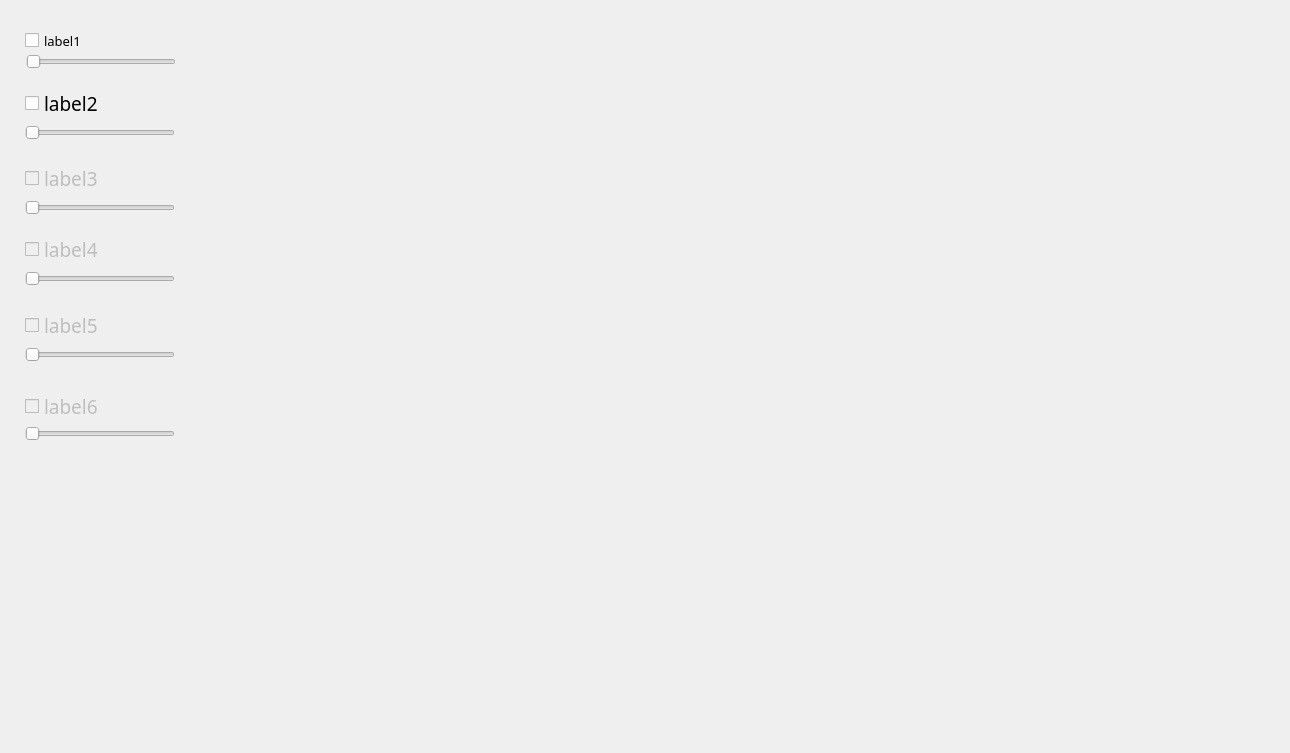
<?xml version="1.0" encoding="UTF-8"?>
<ui version="4.0">
 <class>Form</class>
 <widget class="QWidget" name="Form">
  <property name="geometry">
   <rect>
    <x>0</x>
    <y>0</y>
    <width>1290</width>
    <height>753</height>
   </rect>
  </property>
  <property name="windowTitle">
   <string>Form</string>
  </property>
  <widget class="QCheckBox" name="checkBox1">
   <property name="enabled">
    <bool>true</bool>
   </property>
   <property name="geometry">
    <rect>
     <x>25</x>
     <y>30</y>
     <width>101</width>
     <height>21</height>
    </rect>
   </property>
   <property name="font">
    <font>
     <family>微软雅黑</family>
     <pointsize>10</pointsize>
    </font>
   </property>
   <property name="text">
    <string>label1</string>
   </property>
  </widget>
  <widget class="QSlider" name="horizontalSlider1">
   <property name="enabled">
    <bool>true</bool>
   </property>
   <property name="geometry">
    <rect>
     <x>26</x>
     <y>52</y>
     <width>150</width>
     <height>19</height>
    </rect>
   </property>
   <property name="maximum">
    <number>100</number>
   </property>
   <property name="singleStep">
    <number>1</number>
   </property>
   <property name="orientation">
    <enum>Qt::Horizontal</enum>
   </property>
  </widget>
  <widget class="QSlider" name="horizontalSlider2">
   <property name="enabled">
    <bool>false</bool>
   </property>
   <property name="geometry">
    <rect>
     <x>25</x>
     <y>123</y>
     <width>150</width>
     <height>19</height>
    </rect>
   </property>
   <property name="maximum">
    <number>100</number>
   </property>
   <property name="orientation">
    <enum>Qt::Horizontal</enum>
   </property>
  </widget>
  <widget class="QCheckBox" name="checkBox2">
   <property name="enabled">
    <bool>true</bool>
   </property>
   <property name="geometry">
    <rect>
     <x>25</x>
     <y>93</y>
     <width>101</width>
     <height>21</height>
    </rect>
   </property>
   <property name="font">
    <font>
     <family>微软雅黑</family>
     <pointsize>14</pointsize>
    </font>
   </property>
   <property name="acceptDrops">
    <bool>false</bool>
   </property>
   <property name="text">
    <string>label2</string>
   </property>
   <property name="checkable">
    <bool>true</bool>
   </property>
   <property name="checked">
    <bool>false</bool>
   </property>
   <property name="tristate">
    <bool>false</bool>
   </property>
  </widget>
  <widget class="QSlider" name="horizontalSlider3">
   <property name="enabled">
    <bool>false</bool>
   </property>
   <property name="geometry">
    <rect>
     <x>25</x>
     <y>198</y>
     <width>150</width>
     <height>19</height>
    </rect>
   </property>
   <property name="maximum">
    <number>100</number>
   </property>
   <property name="orientation">
    <enum>Qt::Horizontal</enum>
   </property>
  </widget>
  <widget class="QCheckBox" name="checkBox3">
   <property name="enabled">
    <bool>false</bool>
   </property>
   <property name="geometry">
    <rect>
     <x>25</x>
     <y>168</y>
     <width>101</width>
     <height>21</height>
    </rect>
   </property>
   <property name="font">
    <font>
     <family>微软雅黑</family>
     <pointsize>14</pointsize>
    </font>
   </property>
   <property name="text">
    <string>label3</string>
   </property>
  </widget>
  <widget class="QCheckBox" name="checkBox4">
   <property name="enabled">
    <bool>false</bool>
   </property>
   <property name="geometry">
    <rect>
     <x>25</x>
     <y>239</y>
     <width>101</width>
     <height>21</height>
    </rect>
   </property>
   <property name="font">
    <font>
     <family>微软雅黑</family>
     <pointsize>14</pointsize>
    </font>
   </property>
   <property name="text">
    <string>label4</string>
   </property>
  </widget>
  <widget class="QSlider" name="horizontalSlider4">
   <property name="enabled">
    <bool>false</bool>
   </property>
   <property name="geometry">
    <rect>
     <x>25</x>
     <y>269</y>
     <width>150</width>
     <height>19</height>
    </rect>
   </property>
   <property name="maximum">
    <number>100</number>
   </property>
   <property name="orientation">
    <enum>Qt::Horizontal</enum>
   </property>
  </widget>
  <widget class="QCheckBox" name="checkBox5">
   <property name="enabled">
    <bool>false</bool>
   </property>
   <property name="geometry">
    <rect>
     <x>25</x>
     <y>315</y>
     <width>101</width>
     <height>21</height>
    </rect>
   </property>
   <property name="font">
    <font>
     <family>微软雅黑</family>
     <pointsize>14</pointsize>
    </font>
   </property>
   <property name="text">
    <string>label5</string>
   </property>
  </widget>
  <widget class="QSlider" name="horizontalSlider5">
   <property name="enabled">
    <bool>false</bool>
   </property>
   <property name="geometry">
    <rect>
     <x>25</x>
     <y>345</y>
     <width>150</width>
     <height>19</height>
    </rect>
   </property>
   <property name="maximum">
    <number>100</number>
   </property>
   <property name="orientation">
    <enum>Qt::Horizontal</enum>
   </property>
  </widget>
  <widget class="QCheckBox" name="checkBox6">
   <property name="enabled">
    <bool>false</bool>
   </property>
   <property name="geometry">
    <rect>
     <x>25</x>
     <y>396</y>
     <width>101</width>
     <height>21</height>
    </rect>
   </property>
   <property name="font">
    <font>
     <family>微软雅黑</family>
     <pointsize>14</pointsize>
    </font>
   </property>
   <property name="text">
    <string>label6</string>
   </property>
  </widget>
  <widget class="QVTKWidget" name="qvtkWidget">
   <property name="geometry">
    <rect>
     <x>210</x>
     <y>0</y>
     <width>1081</width>
     <height>751</height>
    </rect>
   </property>
  </widget>
  <widget class="QSlider" name="horizontalSlider6">
   <property name="enabled">
    <bool>false</bool>
   </property>
   <property name="geometry">
    <rect>
     <x>25</x>
     <y>424</y>
     <width>150</width>
     <height>19</height>
    </rect>
   </property>
   <property name="maximum">
    <number>100</number>
   </property>
   <property name="orientation">
    <enum>Qt::Horizontal</enum>
   </property>
  </widget>
 </widget>
 <customwidgets>
  <customwidget>
   <class>QVTKWidget</class>
   <extends>QWidget</extends>
   <header>QVTKWidget.h</header>
  </customwidget>
 </customwidgets>
 <resources/>
 <connections/>
</ui>
